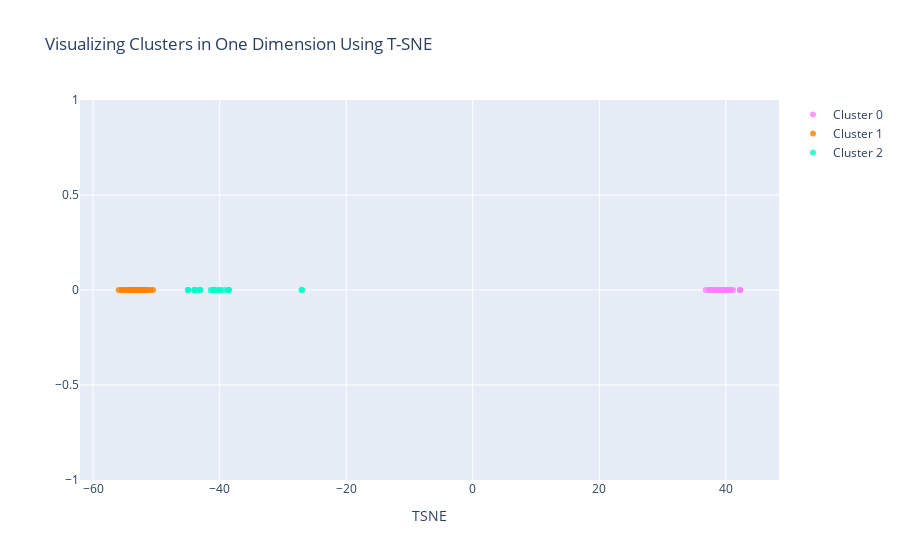

The notebook cell this image was saved under:
### Code cell
layout = dict(title = title,
              xaxis= dict(title= 'TSNE',ticklen= 5,zeroline= False),
              yaxis= dict(title= '',ticklen= 5,zeroline= False)
             )

fig = dict(data = data, layout = layout)

iplot(fig)

### Figure 1 — Plotly figure (JSON) as saved in the notebook; plotly's stock layout.template omitted (floating-point values rounded to 4 significant figures)
{"data": [{"marker": {"color": "rgba(255, 128, 255, 0.8)"}, "mode": "markers", "name": "Cluster 0", "type": "scatter", "x": [42.26, 38.73, 38.72, 42.24, 39.03, 38.44, 39.27, 38.67, 38.33, 38.71, 38.84, 38.75, 37.77, 40.36, 40.36, 37.47, 40.13, 38.0, 42.28, 41.14, 40.64, 39.95, 37.34, 39.83, 36.82, 38.87, 39.39, 37.48, 40.54, 40.86], "y": [0, 0, 0, 0, 0, 0, 0, 0, 0, 0, 0, 0, 0, 0, 0, 0, 0, 0, 0, 0, 0, 0, 0, 0, 0, 0, 0, 0, 0, 0]}, {"marker": {"color": "rgba(255, 128, 2, 0.8)"}, "mode": "markers", "name": "Cluster 1", "type": "scatter", "x": [-54.1, -53.66, -55.53, -54.46, -53.34, -52.78, -54.23, -53.05, -55.36, -52.31, -51.61, -54.56, -54.64, -52.17, -52.84, -55.08, -52.95, -52.15, -50.9, -55.96, -52.7, -53.82, -53.42, -51.21, -52.18, -53.37, -51.75, -51.81, -53.02, -50.54], "y": [0, 0, 0, 0, 0, 0, 0, 0, 0, 0, 0, 0, 0, 0, 0, 0, 0, 0, 0, 0, 0, 0, 0, 0, 0, 0, 0, 0, 0, 0]}, {"marker": {"color": "rgba(0, 255, 200, 0.8)"}, "mode": "markers", "name": "Cluster 2", "type": "scatter", "x": [-40.16, -40.72, -40.89, -40.89, -40.91, -40.92, -38.6, -38.59, -40.98, -43.94, -41.08, -38.66, -43.95, -43.91, -43.83, -43.12, -43.97, -44.0, -39.89, -27.08, -38.54, -39.29, -26.95, -45.03, -43.12, -43.1, -45.01, -40.08, -41.41, -44.99], "y": [0, 0, 0, 0, 0, 0, 0, 0, 0, 0, 0, 0, 0, 0, 0, 0, 0, 0, 0, 0, 0, 0, 0, 0, 0, 0, 0, 0, 0, 0]}], "layout": {"title": {"text": "Visualizing Clusters in One Dimension Using T-SNE"}, "xaxis": {"ticklen": 5, "title": {"text": "TSNE"}, "zeroline": false}, "yaxis": {"ticklen": 5, "title": {"text": ""}, "zeroline": false}}}
